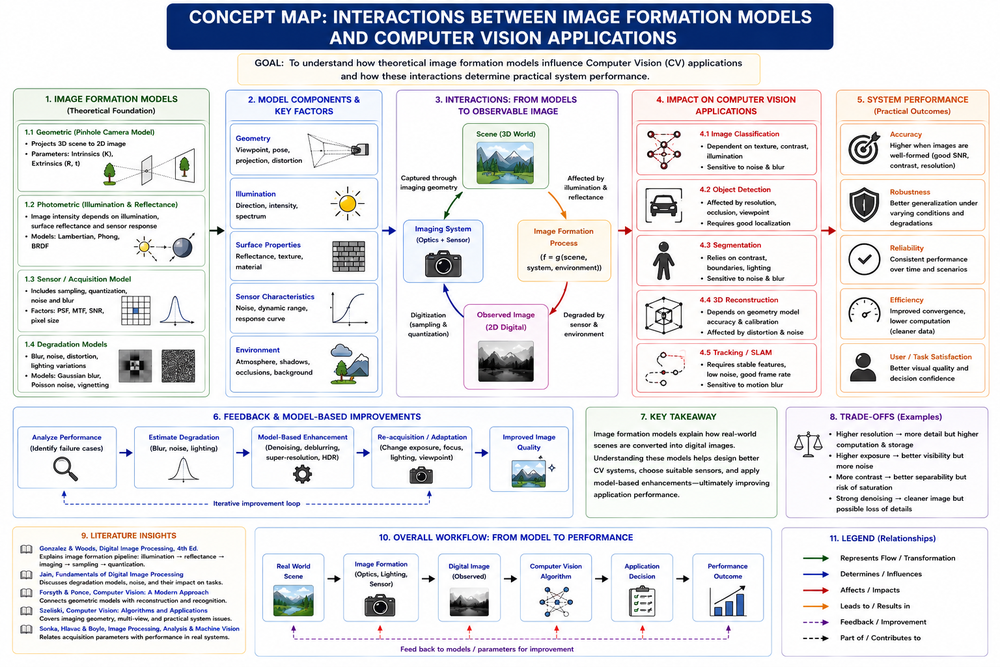
#> input picture CO1/AT2/AT2-Q15.png, 1000 x 667 px, shrunk from 1536 x 1024 before the run, found by its file name
$ python experiment_09.py
#> lines starting #> are read from the running program, lines starting #| are printed output that depends on the picture
# -*- coding: utf-8 -*-
"""EXPERIMENT-09.ipynb

Automatically generated by Colab.

Original file is located at
    https://colab.research.google.com/drive/1kkLurG41t-kff0--GRBaD4WouXu4DPsS
"""

import cv2
from google.colab import files
from matplotlib import pyplot as plt

# Upload image
uploaded = files.upload()
#> the answer given: AT2-Q15.png

# Get uploaded file name
image_path = list(uploaded.keys())[0]

# Read image
img = cv2.imread(image_path)
#> img is the input picture: shape (667, 1000, 3); mean B, G, R 230.7, 226.7, 226.1

# Check if image is loaded
if img is None:
    print("Error: Image not found!")
else:
    # Rotate clockwise
    rotated_clockwise = cv2.rotate(img, cv2.ROTATE_90_CLOCKWISE)
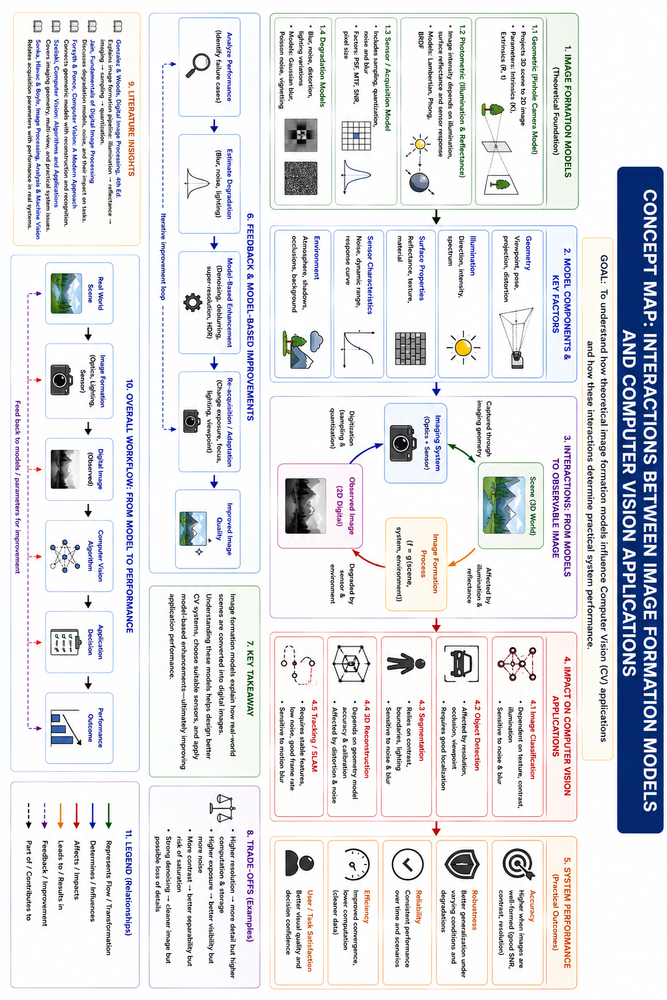
#> rotated_clockwise: shape (1000, 667, 3); mean B, G, R 230.7, 226.7, 226.1

    # Rotate counterclockwise
    rotated_counterclockwise = cv2.rotate(img, cv2.ROTATE_90_COUNTERCLOCKWISE)
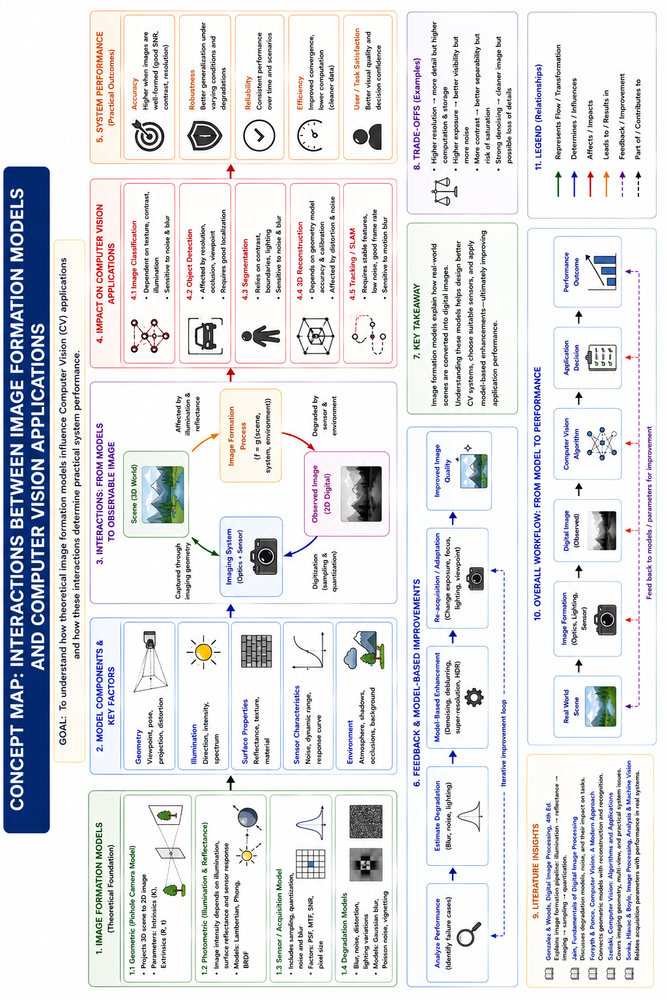
#> rotated_counterclockwise: shape (1000, 667, 3); mean B, G, R 230.7, 226.7, 226.1

    # Save images
    cv2.imwrite("rotated_clockwise.jpg", rotated_clockwise)
    cv2.imwrite("rotated_counterclockwise.jpg", rotated_counterclockwise)

    # Convert BGR to RGB for displaying
    rotated_clockwise_rgb = cv2.cvtColor(rotated_clockwise, cv2.COLOR_BGR2RGB)
    rotated_counterclockwise_rgb = cv2.cvtColor(rotated_counterclockwise, cv2.COLOR_BGR2RGB)

    # Display images
    plt.figure(figsize=(10,5))

    plt.subplot(1,2,1)
    plt.imshow(rotated_clockwise_rgb)
    plt.title("90° Clockwise")
    plt.axis("off")

    plt.subplot(1,2,2)
    plt.imshow(rotated_counterclockwise_rgb)
    plt.title("90° Counterclockwise")
    plt.axis("off")

    plt.show()
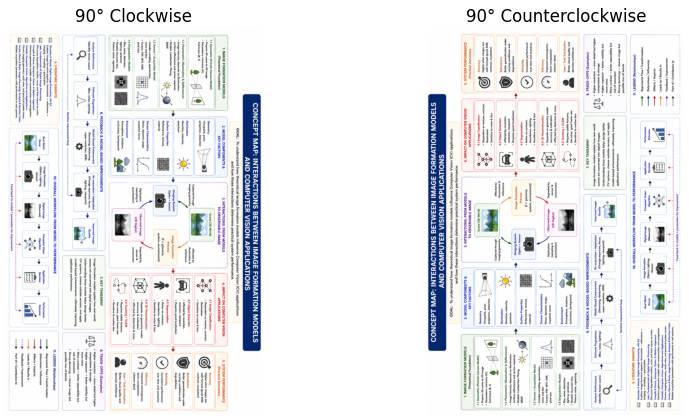
#> figure drawn by matplotlib, 2 panels

    # Download the rotated images
    files.download("rotated_clockwise.jpg")
    files.download("rotated_counterclockwise.jpg")
